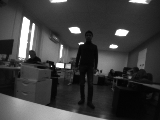
#> input picture nn_menu/starters/body_detection/test_samples/img_OUT0.pgm, 160 x 120 px
$ python DrawBB.py
#> lines starting #> are read from the running program, lines starting #| are printed output that depends on the picture
import matplotlib.pyplot as plt
import matplotlib.patches as patches
from PIL import Image
import numpy as np

im = np.array(Image.open('test_samples/img_OUT0.pgm'), dtype=np.uint8)
#> im is the input picture: shape (120, 160); min 3, max 255, mean 62.1

# Create figure and axes
fig,ax = plt.subplots(1)

# Display the image
ax.imshow(im)

# Copy Paste code here:

rect = patches.Rectangle((74,27),28,79,linewidth=1,edgecolor='r',facecolor='none')
ax.add_patch(rect)


################################

# Add the patch to the Axes
ax.add_patch(rect)

plt.show()
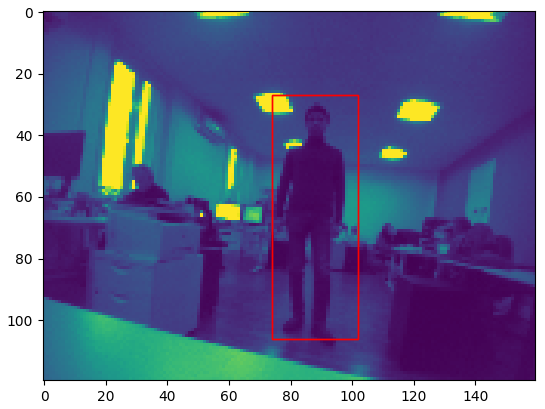
#> figure drawn by matplotlib, 1 panel

$ run again, with nn_menu/starters/body_detection/test_samples/img_OUT1.pgm copied over nn_menu/starters/body_detection/test_samples/img_OUT0.pgm
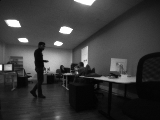
#> input picture nn_menu/starters/body_detection/test_samples/img_OUT1.pgm, 160 x 120 px
#> im is the input picture: shape (120, 160); min 2, max 255, mean 58.4
#> `plt.show()`:
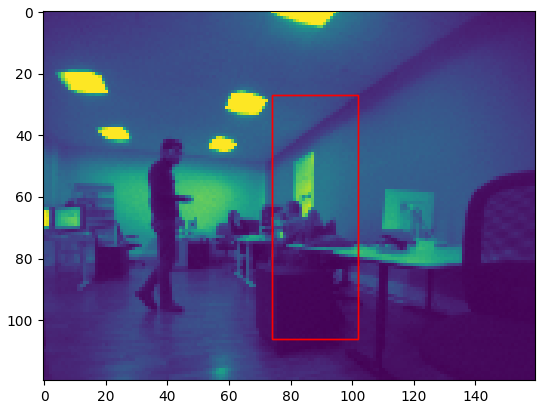
#> figure drawn by matplotlib, 1 panel
